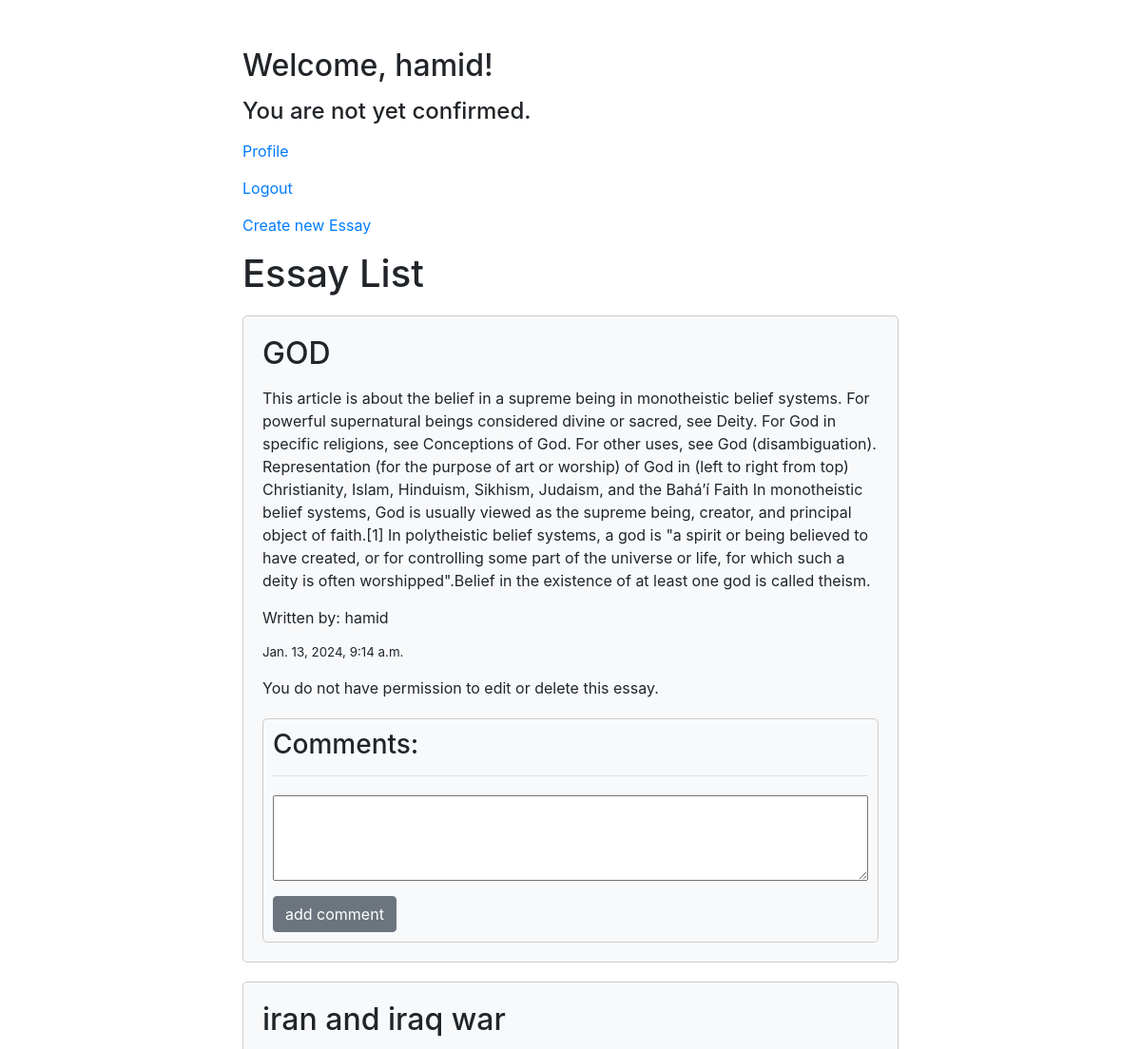
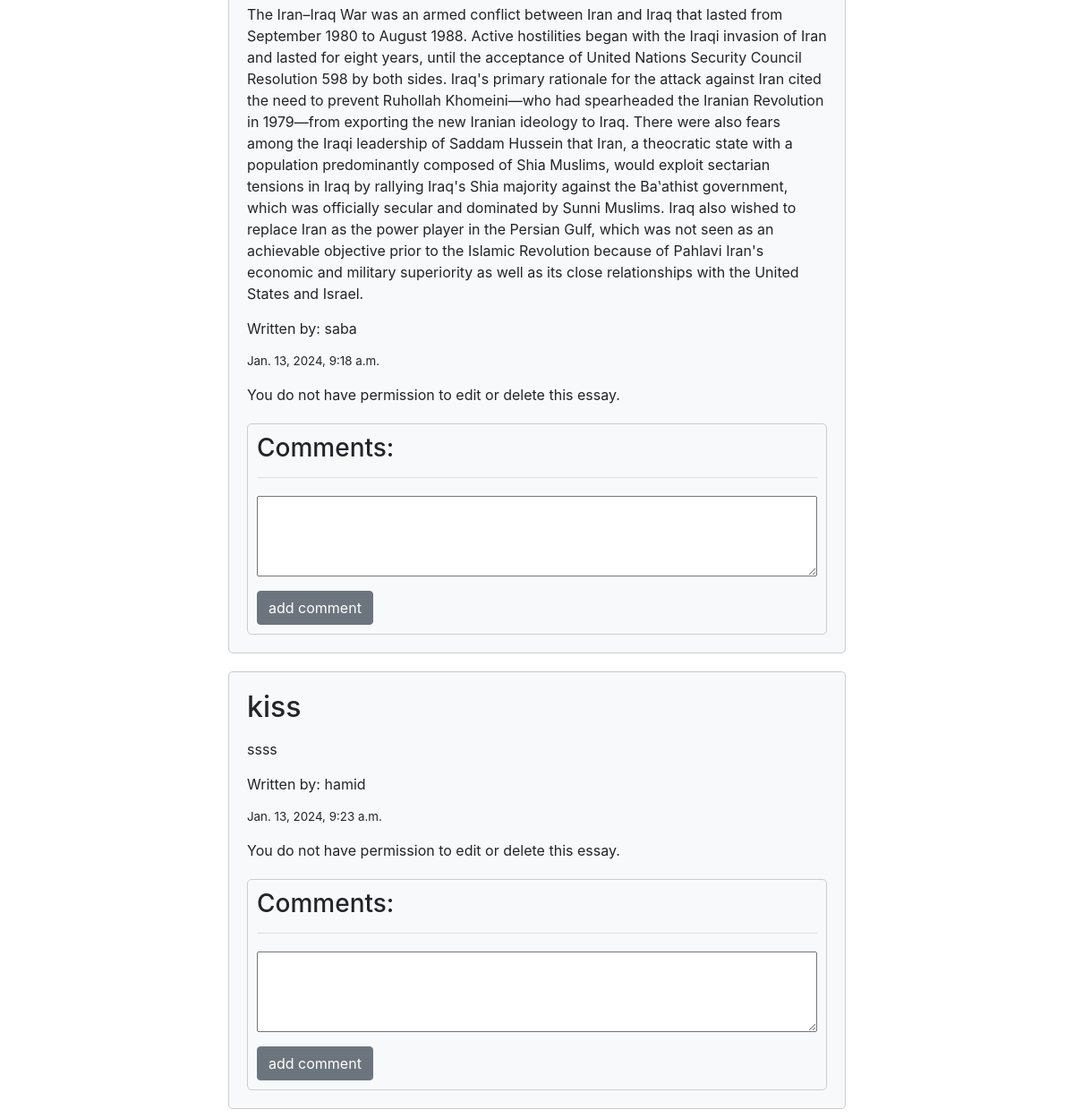
Screenshot of / (signed in) with the database file from the repository (2 pictures, top to bottom).
### essay/models.py (models this page shows, shortened)
class Essay(models.Model):
    author = models.ForeignKey(Profile_authors , null=True
                              ,on_delete=models.SET_NULL)
    title = models.CharField(max_length=100)
    content = models.TextField()
    timestamp = models.DateTimeField(auto_now_add=True)

### authors/models.py (models this page shows, shortened)
class Profile_authors(models.Model):
    user = models.OneToOneField(User,on_delete=models.CASCADE,null=True,blank=True)
    username = models.CharField(max_length=200,blank=True,null=True)
    email = models.EmailField(max_length=500,blank=True,null=True)
    bio =  models.TextField(max_length=100,blank=True,null=True)
    id = models.UUIDField(default=uuid.uuid4 , unique=True,primary_key=True,editable=False)
    confirmation = models.BooleanField(default=False)

### essay/views.py (the view)
# urls.py: path('', essay_list, name='essay_list'),
def essay_list(request):
    essays = Essay.objects.all()
    return render(request, 'essay_list.html', {'essays': essays})

### essay/templates/essay_list.html (shortened to what this page needs)
<!DOCTYPE html>
<html lang="en">
<head>
    <link href="https://maxcdn.bootstrapcdn.com/bootstrap/4.0.0/css/bootstrap.min.css" rel="stylesheet">
</head>
<body>
    <div class="container">
        {% if user.is_authenticated %}
        {% if user.is_superuser %}
        <h2>Welcome, Superuser {{ user.username }}!</h2>
        <p><a href="{% url 'logout' %}">Logout</a></p>
        <p><a href="{% url 'comment_approval_page' %}">Comment Approval Page</a></p>
        <p><a href="{% url 'confirmation' %}">Confirmation Authors Page</a></p>
        {% else %}
        <h2>Welcome, {{ user.username }}!</h2>
        {% if user.profile_authors.confirmation %}
        <h3>Congratulations! You are a confirmed user.</h3>
        {% else %}
        <h4>You are not yet confirmed.</h4>
        {% endif %}
        <p><a href="{% url 'profiles' %}">Profile</a></p>
        <p><a href="{% url 'logout' %}">Logout</a></p>
        <p><a href="{% url 'add_essay' %}">Create new Essay</a></p>
        {% endif %}
        {% else %}
        <p>You are not logged in. Please <a href="{% url 'login' %}">log in</a> or <a href="{% url 'register' %}">register</a>.</p>
        {% endif %}
        <h1>Essay List</h1>
        {% for essay in essays %}
        <div class="essay-section">
            <h2>{{ essay.title }}</h2>
            <p>{{ essay.content }}</p>
            <p>Written by: {{ essay.author.username }}</p>
            <p style="font-size:smaller;">{{ essay.timestamp }}</p>
            {% if user.is_authenticated %}
            {% if essay.author == user.profile_authors and essay.author.confirmation %}
            <a class="btn custom-btn-color" href="{% url 'update_essay' pk=essay.id %}">update essay</a>
            <a class="btn custom-btn-color2" href="{% url 'delete_essay' pk=essay.id %}">delete essay</a>
            {% else %}
            <p>You do not have permission to edit or delete this essay.</p>
            {% endif %}
            {% endif %}
            <div class="comments-section">
                <h3>Comments:</h3><hr>
                <form method="post" action="{% url 'add_comment' essay.id %}">
                    <textarea name="text" rows="3" cols="50" required></textarea><br>
                    <button type="submit" class="btn btn-secondary" >add comment</button>
                </form>
            </div>
        </div>
        {% endfor %}
    </div>
</body>
</html>

### essay/templates/essay_list.html (style rules this page uses)
body { margin-top: 50px; text-align: center; margin-bottom: 10px; }
.container { margin: auto; width: 60%; text-align: left; }
h1, h2, h3, h4, p, li { margin-bottom: 15px; }
.essay-section { margin-top: 20px; padding: 20px; border: 1px solid #ccc; border-radius: 5px; background-color: #f8f9fa; }
.comments-section { margin-top: 20px; padding: 10px; border: 1px solid #ccc; border-radius: 5px; }
form { margin-top: 20px; }
form textarea { width: 100%; padding: 8px; margin-bottom: 10px; }

### rows the page displays
Essay: title "GOD", content "This article is about the belief in a supreme being in monotheistic belief systems. For powerful supernatural beings considered divine or sacred, see Deity. For God in specific religions, see Conceptions of God. For other uses, see God (disambiguation). Representation (for the purpose of art or worship) of God in (left to right from top) Christianity, Islam, Hinduism, Sikhism, Judaism, and the Baháʼí Faith In monotheistic belief systems, God is usually viewed as the supreme being, creator, and principal object of faith.[1] In polytheistic belief systems, a god is \"a spirit or being believed to have created, or for controlling some part of the universe or life, for which such a deity is…", author.username "hamid", timestamp "Jan. 13, 2024, 9:14 a.m.", shows "You do not have permission to edit or delete this essay."
Essay: title "iran and iraq war", content "The Iran–Iraq War was an armed conflict between Iran and Iraq that lasted from September 1980 to August 1988. Active hostilities began with the Iraqi invasion of Iran and lasted for eight years, until the acceptance of United Nations Security Council Resolution 598 by both sides. Iraq's primary rationale for the attack against Iran cited the need to prevent Ruhollah Khomeini—who had spearheaded the Iranian Revolution in 1979—from exporting the new Iranian ideology to Iraq. There were also fears among the Iraqi leadership of Saddam Hussein that Iran, a theocratic state with a population predominantly composed of Shia Muslims, would exploit sectarian tensions in Iraq by rallying Iraq's Shia…", author.username "saba", timestamp "Jan. 13, 2024, 9:18 a.m.", shows "You do not have permission to edit or delete this essay."
Essay: title "kiss", content "ssss", author.username "hamid", timestamp "Jan. 13, 2024, 9:23 a.m.", shows "You do not have permission to edit or delete this essay."

### other values shown
{{ user.username }} "hamid"
